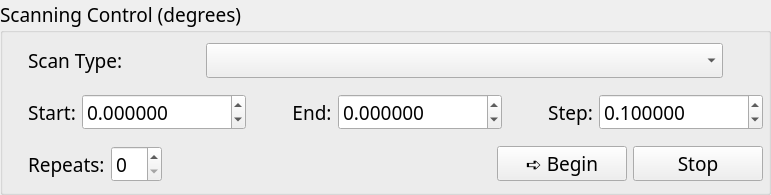
                         <widget class="QGroupBox" name="scancon_groupbox_3">
                          <property name="maximumSize">
                           <size>
                            <width>16777215</width>
                            <height>16777215</height>
                           </size>
                          </property>
                          <property name="font">
                           <font>
                            <family>Bahnschrift</family>
                            <pointsize>14</pointsize>
                            <italic>false</italic>
                           </font>
                          </property>
                          <property name="title">
                           <string>Scanning Control (degrees)</string>
                          </property>
                          <layout class="QVBoxLayout" name="verticalLayout_13" stretch="0,0,0">
                           <property name="leftMargin">
                            <number>20</number>
                           </property>
                           <property name="topMargin">
                            <number>5</number>
                           </property>
                           <property name="rightMargin">
                            <number>0</number>
                           </property>
                           <property name="bottomMargin">
                            <number>5</number>
                           </property>
                           <item>
                            <layout class="QHBoxLayout" name="horizontalLayout_25" stretch="1,3,0">
                             <property name="leftMargin">
                              <number>5</number>
                             </property>
                             <property name="topMargin">
                              <number>5</number>
                             </property>
                             <property name="rightMargin">
                              <number>5</number>
                             </property>
                             <property name="bottomMargin">
                              <number>5</number>
                             </property>
                             <item>
                              <widget class="QLabel" name="label_17">
                               <property name="minimumSize">
                                <size>
                                 <width>100</width>
                                 <height>0</height>
                                </size>
                               </property>
                               <property name="text">
                                <string>Scan Type:</string>
                               </property>
                              </widget>
                             </item>
                             <item>
                              <widget class="QComboBox" name="scan_type_combo">
                               <property name="minimumSize">
                                <size>
                                 <width>175</width>
                                 <height>0</height>
                                </size>
                               </property>
                               <property name="font">
                                <font>
                                 <pointsize>14</pointsize>
                                </font>
                               </property>
                              </widget>
                             </item>
                             <item>
                              <spacer name="horizontalSpacer_18">
                               <property name="orientation">
                                <enum>Qt::Horizontal</enum>
                               </property>
                               <property name="sizeHint" stdset="0">
                                <size>
                                 <width>40</width>
                                 <height>20</height>
                                </size>
                               </property>
                              </spacer>
                             </item>
                            </layout>
                           </item>
                           <item>
                            <layout class="QHBoxLayout" name="horizontalLayout_9">
                             <property name="leftMargin">
                              <number>5</number>
                             </property>
                             <property name="topMargin">
                              <number>5</number>
                             </property>
                             <property name="rightMargin">
                              <number>5</number>
                             </property>
                             <property name="bottomMargin">
                              <number>5</number>
                             </property>
                             <item>
                              <widget class="QLabel" name="start_set_label_2">
                               <property name="text">
                                <string>Start:</string>
                               </property>
                               <property name="alignment">
                                <set>Qt::AlignCenter</set>
                               </property>
                              </widget>
                             </item>
                             <item>
                              <widget class="QDoubleSpinBox" name="start_set_spinbox_2">
                               <property name="decimals">
                                <number>6</number>
                               </property>
                               <property name="minimum">
                                <double>-9999.000000000000000</double>
                               </property>
                               <property name="maximum">
                                <double>500000.000000000000000</double>
                               </property>
                               <property name="singleStep">
                                <double>0.010000000000000</double>
                               </property>
                              </widget>
                             </item>
                             <item>
                              <spacer name="horizontalSpacer_6">
                               <property name="orientation">
                                <enum>Qt::Horizontal</enum>
                               </property>
                               <property name="sizeHint" stdset="0">
                                <size>
                                 <width>40</width>
                                 <height>20</height>
                                </size>
                               </property>
                              </spacer>
                             </item>
                             <item>
                              <widget class="QLabel" name="end_set_label_2">
                               <property name="text">
                                <string>End:</string>
                               </property>
                               <property name="alignment">
                                <set>Qt::AlignCenter</set>
                               </property>
                              </widget>
                             </item>
                             <item>
                              <widget class="QDoubleSpinBox" name="end_set_spinbox_2">
                               <property name="decimals">
                                <number>6</number>
                               </property>
                               <property name="minimum">
                                <double>-9999.000000000000000</double>
                               </property>
                               <property name="maximum">
                                <double>500000.000000000000000</double>
                               </property>
                               <property name="singleStep">
                                <double>0.010000000000000</double>
                               </property>
                              </widget>
                             </item>
                             <item>
                              <spacer name="horizontalSpacer_14">
                               <property name="orientation">
                                <enum>Qt::Horizontal</enum>
                               </property>
                               <property name="sizeHint" stdset="0">
                                <size>
                                 <width>40</width>
                                 <height>20</height>
                                </size>
                               </property>
                              </spacer>
                             </item>
                             <item>
                              <widget class="QLabel" name="step_set_label_2">
                               <property name="text">
                                <string>Step:</string>
                               </property>
                               <property name="alignment">
                                <set>Qt::AlignCenter</set>
                               </property>
                              </widget>
                             </item>
                             <item>
                              <widget class="QDoubleSpinBox" name="step_set_spinbox_2">
                               <property name="suffix">
                                <string/>
                               </property>
                               <property name="decimals">
                                <number>6</number>
                               </property>
                               <property name="minimum">
                                <double>0.000100000000000</double>
                               </property>
                               <property name="maximum">
                                <double>500000.000000000000000</double>
                               </property>
                               <property name="singleStep">
                                <double>0.010000000000000</double>
                               </property>
                               <property name="value">
                                <double>0.100000000000000</double>
                               </property>
                              </widget>
                             </item>
                            </layout>
                           </item>
                           <item>
                            <layout class="QHBoxLayout" name="horizontalLayout_24">
                             <property name="leftMargin">
                              <number>5</number>
                             </property>
                             <property name="topMargin">
                              <number>5</number>
                             </property>
                             <property name="rightMargin">
                              <number>5</number>
                             </property>
                             <property name="bottomMargin">
                              <number>5</number>
                             </property>
                             <item>
                              <widget class="QLabel" name="label_16">
                               <property name="text">
                                <string>Repeats:</string>
                               </property>
                              </widget>
                             </item>
                             <item>
                              <widget class="QSpinBox" name="scan_repeats_3"/>
                             </item>
                             <item>
                              <spacer name="horizontalSpacer_17">
                               <property name="orientation">
                                <enum>Qt::Horizontal</enum>
                               </property>
                               <property name="sizeHint" stdset="0">
                                <size>
                                 <width>40</width>
                                 <height>20</height>
                                </size>
                               </property>
                              </spacer>
                             </item>
                             <item>
                              <widget class="QPushButton" name="begin_scan_button_3">
                               <property name="minimumSize">
                                <size>
                                 <width>130</width>
                                 <height>0</height>
                                </size>
                               </property>
                               <property name="text">
                                <string>➪ Begin</string>
                               </property>
                              </widget>
                             </item>
                             <item>
                              <widget class="QPushButton" name="stop_scan_button_3">
                               <property name="minimumSize">
                                <size>
                                 <width>130</width>
                                 <height>0</height>
                                </size>
                               </property>
                               <property name="text">
                                <string>Stop</string>
                               </property>
                              </widget>
                             </item>
                            </layout>
                           </item>
                          </layout>
                         </widget>
